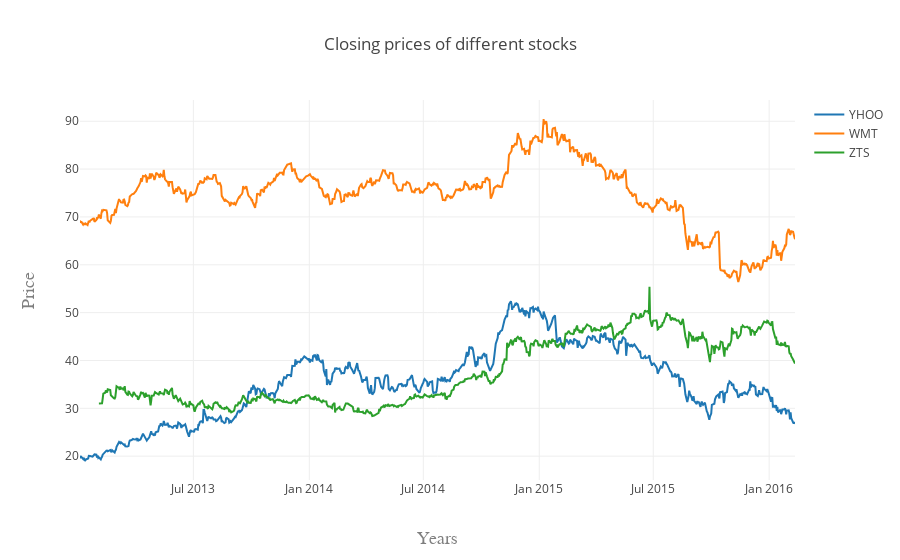

The code cell stored with this chart in its notebook:
### Code cell
import plotly.plotly as py
import plotly.graph_objs as go
init_notebook_mode(connected=True)

#Creating a data mapping for plotting the stock data
data = [go.Scatter(x=data_filter_1.date, y=data_filter_1['close'], name= 'YHOO'),go.Scatter(x=data_filter_2.date, y=data_filter_2['close'],name= 'WMT'),
       go.Scatter(x=data_filter_3.date, y=data_filter_3['close'],name= 'ZTS')]

#Layout to define aesthetics of the visualization
layout = go.Layout(
    title='Closing prices of different stocks',
    xaxis=dict(
        title='Years',
        titlefont=dict(
            family='Courier New, monospace',
            size=18,
            color='#7f7f7f'
        )
    ),
    yaxis=dict(
        title='Price',
        titlefont=dict(
            family='Courier New, monospace',
            size=18,
            color='#7f7f7f'
        )
    )
)
#embedding the data with the aesthetic specifications
fig = go.Figure(data=data, layout=layout)
#plotting a offline plotly graph
iplot(fig)

### Figure 1 — Plotly figure (JSON) as saved in the notebook; plotly's stock layout.template omitted (floating-point values rounded to 4 significant figures; data arrays with more than 128 entries replaced by an {"elided": "..."} marker saying what was removed)
{"data": [{"name": "YHOO", "type": "scatter", "uid": "a37264a6-9ece-446a-8351-1366cc5a19e5", "x": {"elided": "784 str values"}, "y": {"elided": "784 float values"}}, {"name": "WMT", "type": "scatter", "uid": "9c4e8e7d-a70f-47c0-8987-857b5025e0db", "x": {"elided": "784 str values"}, "y": {"elided": "784 float values"}}, {"name": "ZTS", "type": "scatter", "uid": "2031bced-0c43-4954-8c5e-bd46177eef4b", "x": {"elided": "763 str values"}, "y": {"elided": "763 float values"}}], "layout": {"title": {"text": "Closing prices of different stocks"}, "xaxis": {"title": {"font": {"color": "#7f7f7f", "family": "Courier New, monospace", "size": 18}, "text": "Years"}}, "yaxis": {"title": {"font": {"color": "#7f7f7f", "family": "Courier New, monospace", "size": 18}, "text": "Price"}}}}
